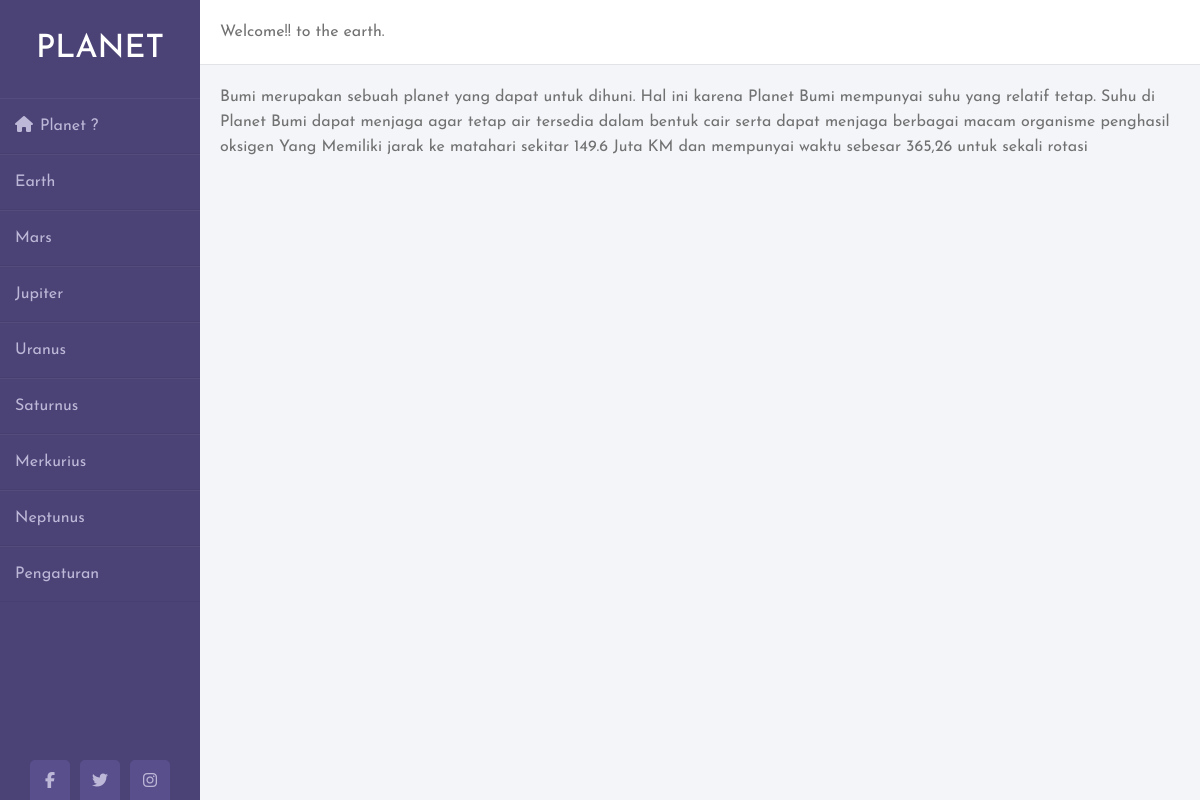
The app's page /coba/index.php?page=earth with its own data.
### tables this page shows
CREATE TABLE `planet` (
  `id_planet` int(11) NOT NULL,
  `foto_planet` varchar(200) NOT NULL,
  `nama` varchar(255) DEFAULT NULL,
  `jarak` float DEFAULT NULL,
  `deskripsi` varchar(255) DEFAULT NULL,
  `waktu_rotasi` varchar(255) DEFAULT NULL
);

### coba/aplikasi.php (called while the page is built, shortened)
<?php
    function connect_to_db()
    {
            $conn =mysqli_connect('localhost',"root","root","tatasurya");
        if($conn == false)
        {
                echo mysqli_connect_error();
                die();
        }
        else
        {
            return $conn;
        }
    }
function get_planet_by_page($page)
{
    $conn = connect_to_db();
    $sql = "select * from planet where nama='$page'";
    $query= mysqli_query($conn,$sql);
    return mysqli_fetch_assoc($query);
}
?>

### coba/earth.php (the view, shortened to what this page needs)
<div class="header">Welcome!! to the <?php echo $page ?>.</div>
<?php
        $page =$_GET['page'];
        $data= get_planet_by_page($page);
?>
        <div class="info">
          <div><?php echo $data['deskripsi'];?> Yang Memiliki jarak ke matahari sekitar <?php echo $data['jarak'];?> Juta KM dan mempunyai waktu sebesar <?php echo $data['waktu_rotasi'];?> untuk sekali rotasi </div>
      </div>

### coba/stylesheet.css (style rules this page uses)
* { margin: 0; padding: 0; box-sizing: border-box; list-style: none; text-decoration: none; font-family: 'Josefin Sans', sans-serif; }
body { background-color: #f3f5f9; }
.wrapper .main_content .header { padding: 20px; background: #fff; color: #717171; border-bottom: 1px solid #e0e4e8; }
.wrapper .main_content .info { margin: 20px; color: #717171; line-height: 25px; }
.wrapper .main_content .info div { margin-bottom: 20px; }

### records on screen
planet: deskripsi "Bumi merupakan sebuah planet yang dapat untuk dihuni. Hal ini karena Planet Bumi mempunyai suhu yang relatif tetap. Suhu di Planet Bumi dapat menjaga agar tetap air tersedia dalam bentuk cair serta dapat menjaga berbagai macam organisme penghasil oksigen", jarak "149.6", waktu_rotasi "365,26"

### other values on screen
$page "earth"
